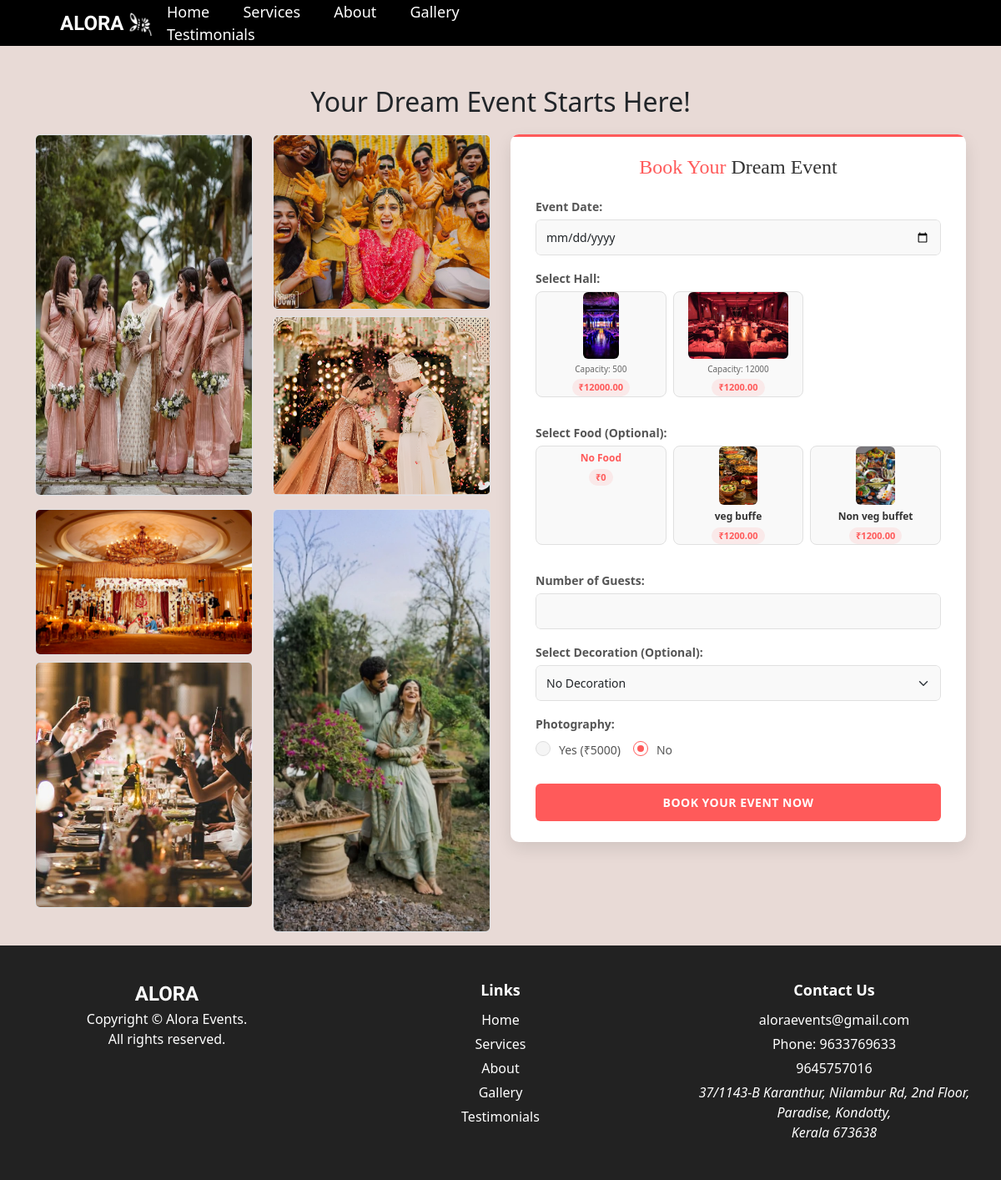
The page /booking_page (signed in) on the database as committed earlier.
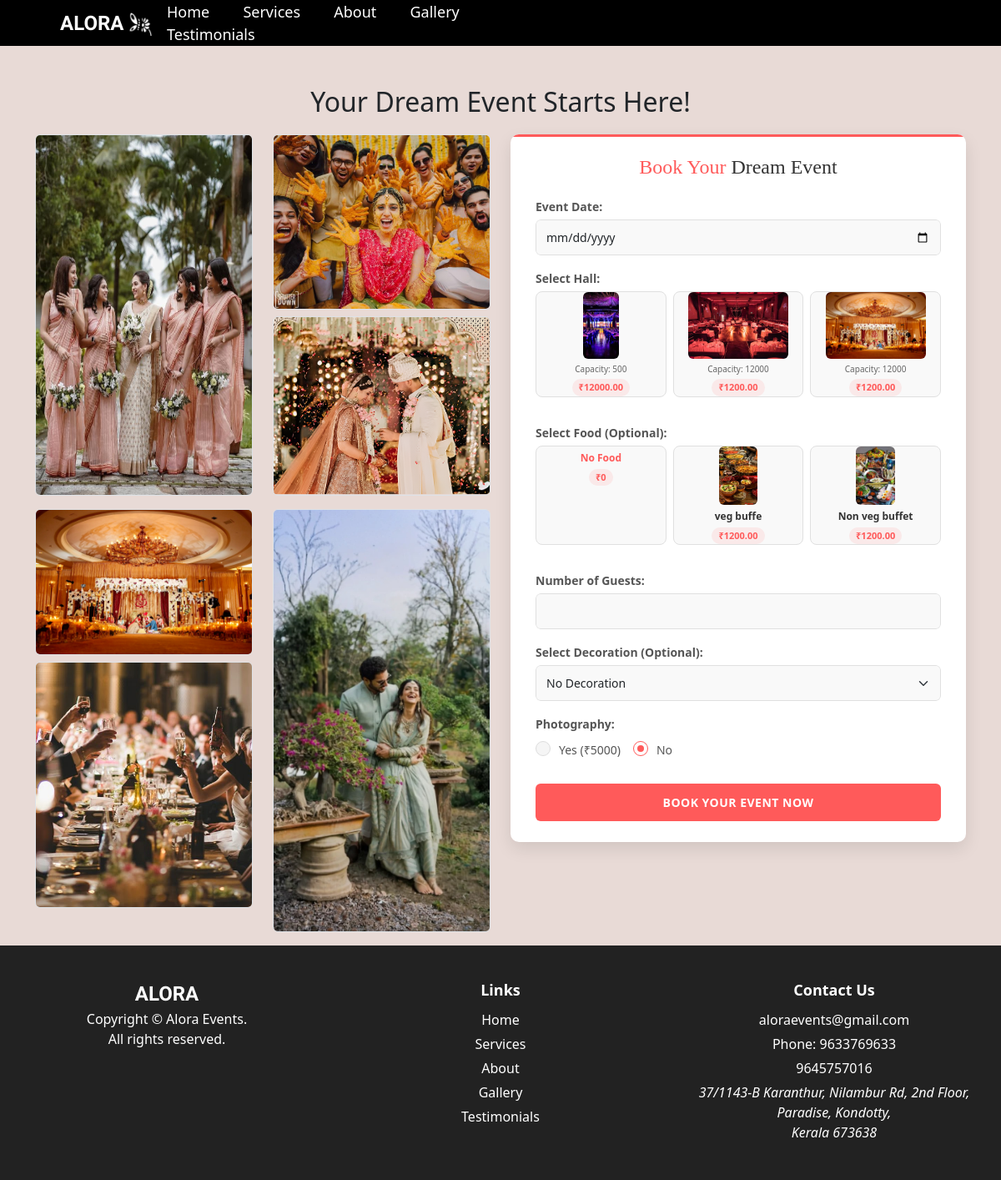
The same page on the database as committed later.
### app/models.py (models this page shows)
class Halls(models.Model):
    hall_name=models.CharField(max_length=100)
    location=models.CharField(max_length=200)
    capacity=models.IntegerField()
    price_per_day=models.DecimalField(max_digits=10,decimal_places=2)
    photo_url=models.FileField()
    hall_description=models.TextField(null=True,blank=True)

class Food(models.Model):
    food_image=models.FileField(upload_to='images/')
    food_price=models.DecimalField(max_digits=10,decimal_places=2)
    food_name=models.CharField(max_length=100,null=True)

### app/views.py (the view, shortened to what this page needs)
# urls.py: path('booking_page',views.booking_page,name='booking_page'),
@login_required(login_url='login')
def booking_page(request):
    halls=Halls.objects.all()
    foods=Food.objects.all()
    decorations=Decoration.objects.all()
    photography_price=5000
    context = {'halls':halls,'foods':foods,'decorations':decorations,'photography_price':photography_price}
    return render(request,'booking_page.html',context)

### templates/booking_page.html (shortened to what the changed rows need)
<!DOCTYPE html>
<html lang="en">
<head>
    {% load static %}
    <link href="https://cdn.jsdelivr.net/npm/bootstrap@5.3.0/dist/css/bootstrap.min.css" rel="stylesheet">
    <link rel="stylesheet" href="https://cdnjs.cloudflare.com/ajax/libs/font-awesome/6.0.0-beta3/css/all.min.css">
</head>
<body>
    <div class="container mt-5">
        <h2 class="text-center">Your Dream Event Starts Here!</h2>
        <div class="row gallery-wrapper">
            <div class="col-lg-6">
                <div class="book-form">
                    <form method="post">
                        <div class="mb-2">
                            <div class="row g-2">
                                {% for hall in halls %}
                                <div class="col-md-4 mb-2">
                                    <div class="selection-card hall-card">
                                        <label class="d-block text-center hall-selection">
                                            <div class="selection-image-container">
                                                <img src="{{ hall.photo_url.url }}" alt="{{ hall.name }}" class="img-fluid rounded hall-option" style="cursor:pointer; height: 80px; object-fit: cover;">
                                            </div>
                                            <div class="selection-detail">Capacity: {{ hall.capacity }}</div>
                                            <div class="selection-price">₹{{ hall.price_per_day }}</div>
                                        </label>
                                    </div>
                                </div>
                                {% endfor %}
                            </div>
                        </div>
                        <div class="mb-2">
                            <div class="row g-2">
                                {% for food in foods %}
                                <div class="col-md-4 mb-2">
                                    <div class="selection-card food-card">
                                        <label class="d-block text-center food-selection">
                                            <div class="selection-image-container">
                                                <img src="{{ food.food_image.url }}" alt="{{ food.food_name }}" class="img-fluid rounded food-option" style="cursor:pointer; height: 70px; object-fit: cover;">
                                            </div>
                                            <div class="selection-label">{{ food.food_name }}</div>
                                            <div class="selection-price">₹{{ food.food_price }}</div>
                                        </label>
                                    </div>
                                </div>
                                {% endfor %}
                            </div>
                        </div>
                    </form>
                </div>
            </div>
        </div>
    </div>
</body>
</html>

Rows that differ between the two databases and show on the page:
added Halls: photo_url (picture), capacity "12000", price_per_day "1200.00"
